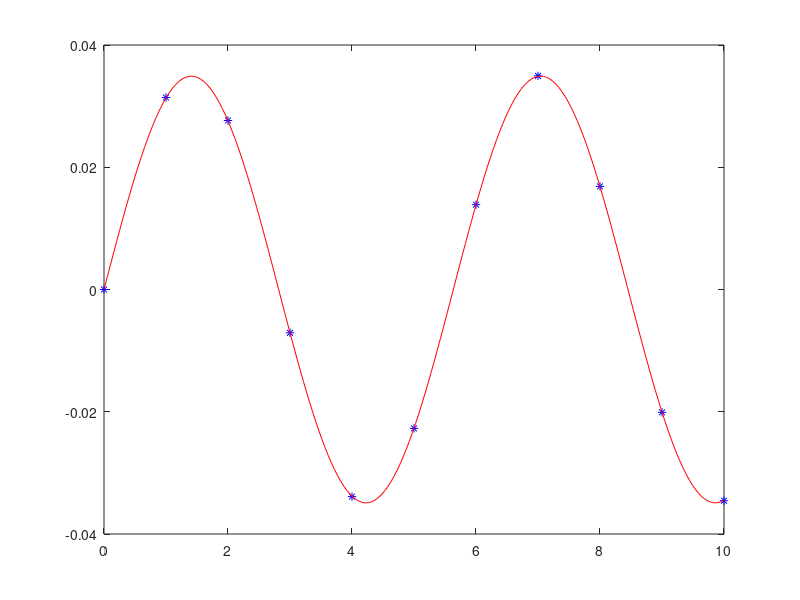

Recreate this plot in MATLAB.
d = 10;
R1 = -50;
R2 = -100;

M1 = [1 d; 0 1];
M2 = [1 0; 2/R2 1];
M3 = [1 d; 0 1];
M4 = [1 0; 2/R1 1];

M = M4*M3*M2*M1;

n = 0:10;
y_out = zeros(size(n));

v_in = [0; 0.1*pi/180];

for ind = 1:length(n)
    v_out = M^n(ind)*v_in;
    y_out(ind) = v_out(1);
end

plot(n, y_out, 'b*');
hold on
n_sin = linspace(min(n), max(n), 200);

b = 1/2*trace(M);
phi = acos(b);
y_sin = d*2*sind(0.1)*sin(n_sin*phi);
plot(n_sin, y_sin, 'r-')
hold off
